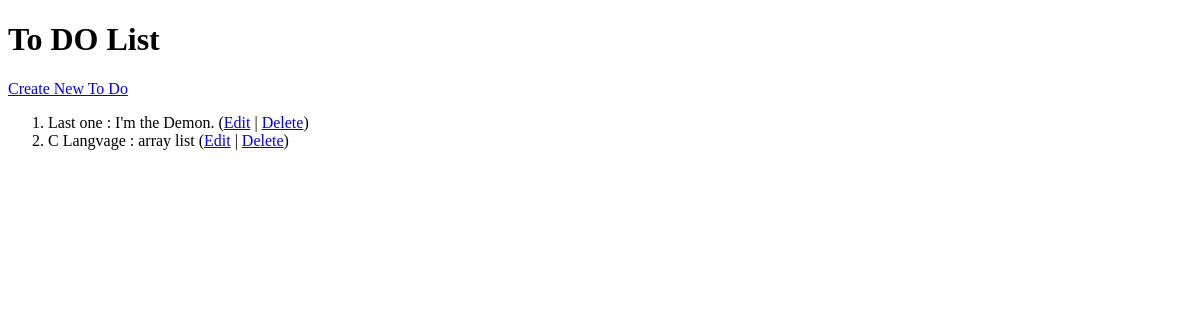
Before: / with the older database file.
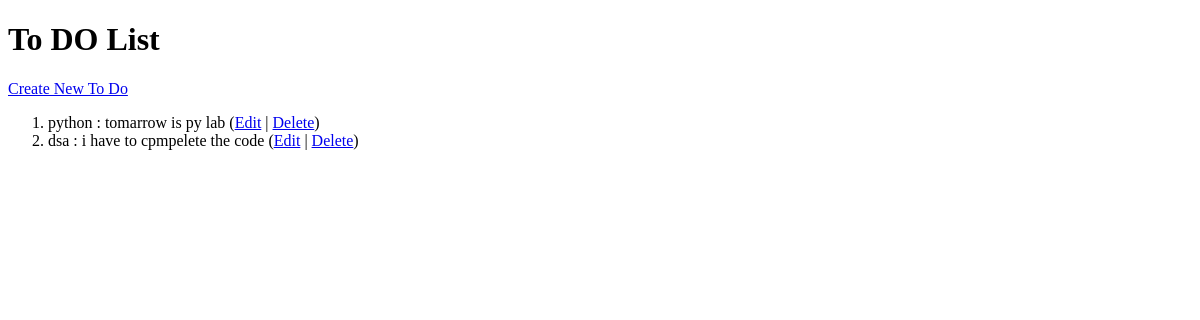
After: the same page with the newer database file.
### blog/models.py (models this page shows, shortened)
class Post(models.Model):
    title = models.CharField(max_length=200)
    content = models.TextField()
    created_at = models.DateTimeField(auto_now_add=True)

### blog/views.py (the view)
# urls.py: path('', views.post_list, name='post_list'),
def post_list(request):
    posts = Post.objects.all()
    return render(request, 'blog/post_list.html', {'posts': posts})

### blog/templates/blog/post_list.html (shortened to what this page needs)
<!DOCTYPE html>
<html>
<head>
</head>
<body>
    <h1>To DO List</h1>
    <a href="{% url 'post_create' %}">Create New To Do</a>
    <ol>
        {% for post in posts %}
            <li>
                {{ post.title }} : {{ post.content }}
                (<a href="{% url 'post_edit' post.id %}">Edit</a> |
                <a href="{% url 'post_delete' post.id %}">Delete</a>)
            </li>
        {% endfor %}
    </ol>
</body>
</html>

Changed rows visible on the page:
removed Post: title "Last one", content "I'm the Demon."
removed Post: title "C Langvage", content "array list"
added Post: title "python", content "tomarrow is py lab"
added Post: title "dsa", content "i have to cpmpelete the code"
